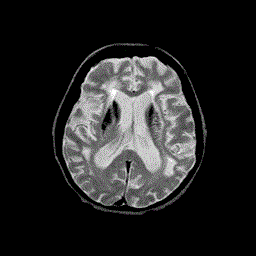
%> input picture images/image1.png, 256 x 256 px
$ octave noise_slle.m   (GNU Octave 9; MATLAB toolbox functions it lacks are replaced by stand-ins)
%> lines starting %> are read from the running program, lines starting %| are printed output that depends on the picture
### code/slle.m
%% slle function for spherical Locally Linear Embedding
% Reference: https://cs.nyu.edu/~roweis/lle/code.html
function [Y,Z] = slle(X,K,d)
%%%%%%%%%%%%%%%%%%%%%%%%%%%%%%%%%%%%%%%%%%%%%%%%%%%%%%%%%%%%
%%%%%%%%%%%%%%%%%%%%%%%%%%%%%%%%%%%%%%%%%%%%%%%%%%%%%%%%%%%%
    %%% size of X is D*N where N is number of points D is the dimensionality.
    [D,N] = size(X);


    fprintf(1,'sLLE running on %d points in %d dimensions\n',N,D);


    %% STEP1: COMPUTE PAIRWISE DISTANCES & FIND NEIGHBORS
    fprintf(1,'-->Finding %d nearest neighbours.\n',K);


    %%% computing distances between everypair
    distance = zeros(N);
    for i=1:N
        for j=1:N
            distance(i,j) = norm(X(:,i) -X(:,j));
        end
    end

    disp("size of distance matrix is")
    disp(size(distance))


    %%% sorting distance
    [~,index] = sort(distance);

    %%% neighbourhood array contains indices of first k neighbours
    neighborhood = index(2:(1+K),:);


    %% STEP2: SOLVE FOR RECONSTRUCTION WEIGHTS
    fprintf(1,'-->Solving for reconstruction weights.\n');

    if(K>D)
      fprintf(1,'   [note: K>D; regularization will be used]\n');
      tol=1e-3; % regularlizer in case constrained fits are ill conditioned
    else
      tol=0;
    end

    %%% W contains the weight vectors
    W = zeros(K,N);
    for ii=1:N
       z = X(:,neighborhood(:,ii))-repmat(X(:,ii),1,K); % shift ith pt to origin
       C = z'*z;                                        % local covariance
       C = C + eye(K,K)*tol*trace(C);                   % regularization (K>D)
       W(:,ii) = C\ones(K,1);                           % solve Cw=1
       W(:,ii) = W(:,ii)/sum(W(:,ii));                  % enforce sum(w)=1
    end


    %% STEP 3: COMPUTE EMBEDDING FROM EIGENVECTS OF COST MATRIX M=(I-W)'(I-W)
    fprintf(1,'-->Computing embedding.\n');

    M=eye(N,N); % use a sparse matrix with storage for 4KN nonzero elements
    %     M = sparse(1:N,1:N,ones(1,N),N,N,4*K*N);
    for ii=1:N
       w = W(:,ii);
       jj = neighborhood(:,ii);
       M(ii,jj) = M(ii,jj) - w';
       M(jj,ii) = M(jj,ii) - w;
       M(jj,jj) = M(jj,jj) + w*w';
    end

    % CALCULATION OF EMBEDDING
    B_old = zeros(N);
    Y_old = zeros(d,N);
    Y = ones(d,N);
    B = eye(N);
    while norm(Y-Y_old)>=1e-7 && norm(B-B_old)>=1e-7
%     for i=1:500
        Y_old = Y';
        [Y_temp,Diag,~] = eig(M,B);
    %     [Y_temp,Diag] = eigs(M,B,d,'sm', options);
        [~, b]=sort(diag(Diag));
        Y = Y_temp(:,b(1:d));
    %     Y = Y_temp(1:2,:)';
    %     B = diag(diag(inv((Y)*(Y'))));
        B_old = B;
        for j=1:N
            B(j,j) = 1/(Y_temp(j,:)*Y_temp(j,:)');
        end
% [4 lines of commented-out code are left out]
    end

    Z = real(sqrtm(B)*Y);

    fprintf(1,'Done.\n');

%%%%%%%%%%%%%%%%%%%%%%%%%%%%%%%%%%%%%%%%%%%%%%%%%%%%%%%%%%%%
%%%%%%%%%%%%%%%%%%%%%%%%%%%%%%%%%%%%%%%%%%%%%%%%%%%%%%%%%%%%
end

### code/noise_slle.m
%%% This function contains the main function which calls slle inside it

% k_neighbours denotes the number of neigbours to be used in KNN
k_neighbours=10;

noise_R = 25.0;
% reduced_dim denotes the reduced number of dimension after
% dimensionality reduction
reduced_dim=2;

% theta taken uniformly at these angles projections will be taken
theta = linspace(0,180,180);

% https://in.mathworks.com/help/images/ref/phantom.html
% image = phantom('Modified Shepp-Logan',200);


% reading an image
% converting it to grayscale
% Lastly, normalizing it
image = mat2gray(rgb2gray(imread('/home/nitish/Desktop/CS754_advance_IP/project/203050037_203050069_Project/images/image1.png'))); %
%> image: size 256x256 double; min 0, max 1, mean 0.136

%%% Taking Radon projection at the angles theta.
R = radon(image, theta);
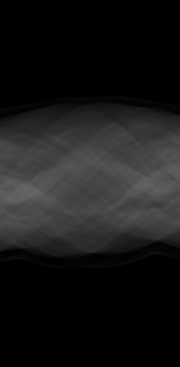
%> R: size 367x180 double; min 0, max 103.2, mean 24.3
signal_std = std(R,0,'all');
%> signal_std = 32.07
noise_std = noise_R;

SNR = 10*log10(signal_std/noise_std);
%> SNR = 1.08

R_noise = R + noise_std*randn(size(R))/5;
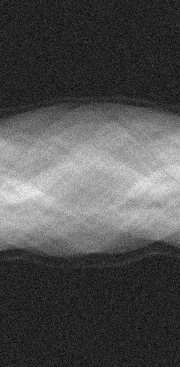
%> R_noise: size 367x180 double; min -19.56, max 118.8, mean 24.3; drawn with min black and max white
% Applying fourier slice theorem.
% http://www.cs.uoi.gr/~cnikou/Courses/Digital_Image_Processing/Chapter_05c_Image_Restoration_(Reconstruction_from_Projections).pdf
FTvecs = zeros(size(R_noise));
for i=1:length(R_noise)
    FTvecs(i,:) = fft(R_noise(i,:));
end


%%% Calling slle function for doing the core job.
[Y,Z] = slle(FTvecs, k_neighbours, reduced_dim);
%| sLLE running on 180 points in 367 dimensions
%> after the loop in slle, `for i=1:N`:
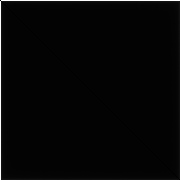
%> distance: size 180x180 double; min 0, max 137922.8, mean 3702.4; drawn with min black and max white
%|    180   180
%> in slle, `[~,index] = sort(distance);`:
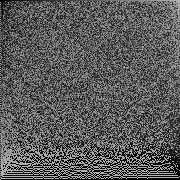
%> index: size 180x180 double; min 1, max 180, mean 90.5
%> the loop in slle, `for ii=1:N` made 180 passes
%> jj on passes 1 to 3: [2; 180; 31; 151; 81; 101; 54; 128; 53; 129], [10; 9; 65; 6; 20; 22; 18; 26; 15; 67], [4; 12; 6; 17; 7; 18; 35; 23; 19; 20]
%> in slle, `Z = real(sqrtm(B)*Y);`: Z = 180 rows, first 12: [0.0745 -0.943; 0.0745 -0.0179; 0.0745 0.00362; 0.0745 0.00646; 0.0745 0.00453; 0.0745 -0.000348; 0.0745 0.00581; 0.0745 0.00579; 0.0745 0.000621; 0.0745 0.00241; 0.0745 0.00509; 0.0745 0.00443]


angles_slle = sort(atand(Z(:,1)./Z(:,2)));
%> angles_slle = 180 values from -89.73 to 89.6
angles_slle_len = length(angles_slle);
%> angles_slle_len = 180
final_theta = linspace(angles_slle(1),angles_slle(angles_slle_len),angles_slle_len);
%> final_theta = 180 values from -89.73 to 89.6

% figure;
final_img = iradon(R_noise, final_theta);
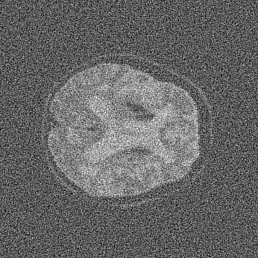
%> final_img: size 258x258 double; min -0.921, max 1.67, mean 0.129; drawn with min black and max white

subplot(1,2,1);
imshow(iradon(R_noise, theta));
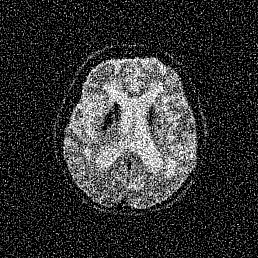
%> displayed picture: size 258x258, on the screen's scale of 0 to 255; min 0, max 255, mean 50.8
title('Original Image');
subplot(1,2,2);
imshow(final_img);
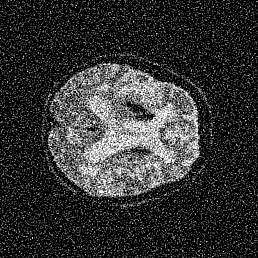
%> displayed picture: size 258x258, on the screen's scale of 0 to 255; min 0, max 255, mean 50.7
title('Reconstructed by sLLE');

$ run again, with images/surf_z.png copied over images/image1.png
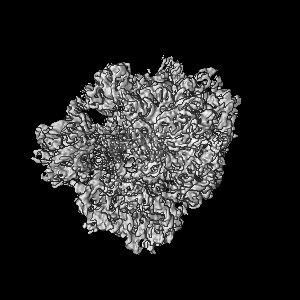
%> input picture images/surf_z.png, 300 x 300 px
%> signal_std = 35.86
%> SNR = 1.57
%| sLLE running on 180 points in 429 dimensions
%|    180   180
%> the loop in slle, `for ii=1:N` made 180 passes
%> jj on passes 1 to 3: [36; 146; 76; 106; 4; 178; 21; 161; 67; 115], [18; 15; 12; 70; 31; 41; 26; 10; 82; 13], [58; 75; 30; 18; 7; 22; 28; 31; 55; 37]
%> after the loop in slle, `while norm(Y-Y_old)>=1e-7 && norm(B-B_old)>=1e-7`:
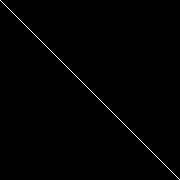
%> B: size 180x180 double; min 0, max 1, mean 0.00556
%> in slle, `Z = real(sqrtm(B)*Y);`: Z = 180 rows, first 12: [-0.0745 0.945; -0.0745 -0.00704; -0.0745 -0.00536; -0.0745 -0.000993; -0.0745 -0.00433; -0.0745 -0.00473; -0.0745 -0.00543; -0.0745 -0.00461; -0.0745 -0.00543; -0.0745 -0.00557; -0.0745 -0.00623; -0.0745 -0.00392]
%> angles_slle = 180 values from -80.27 to 89.79
%> `imshow(final_img);`:
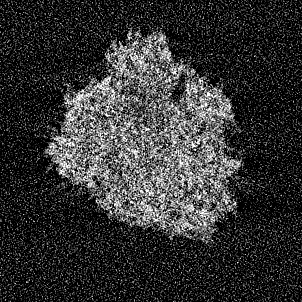
%> displayed picture: size 302x302, on the screen's scale of 0 to 255; min 0, max 255, mean 51.6
